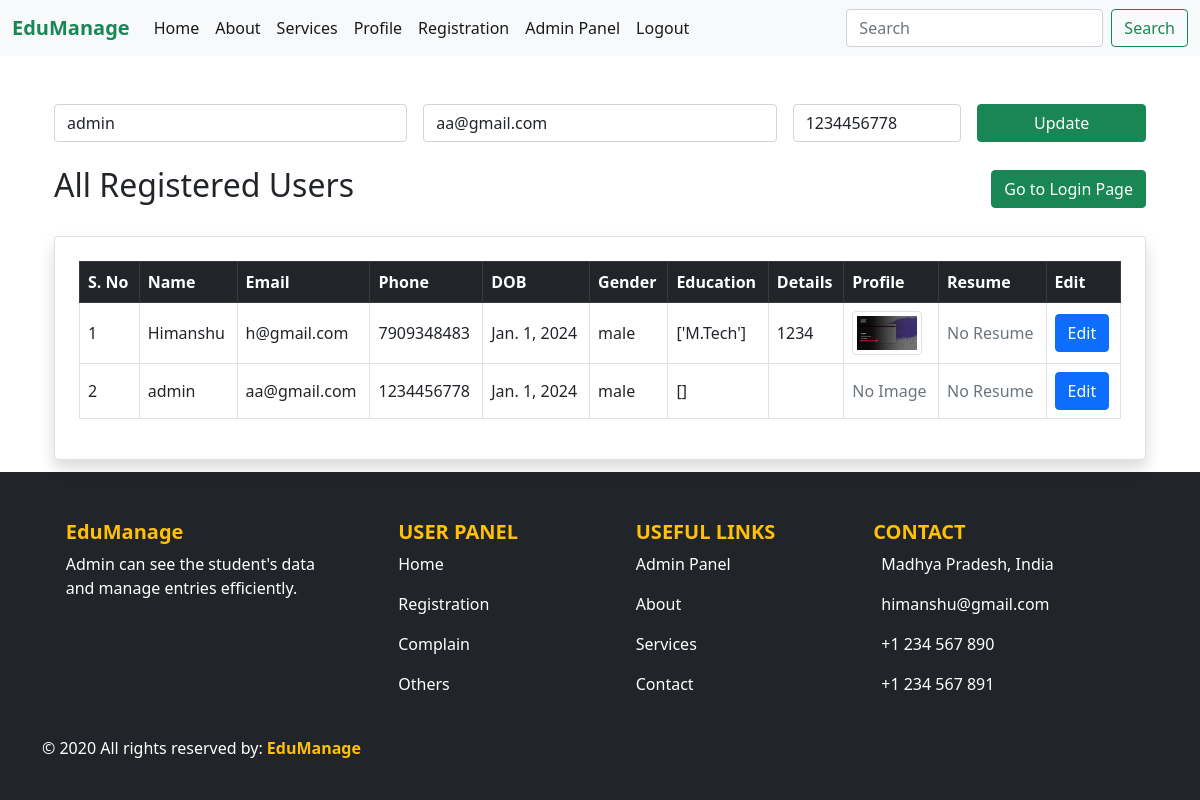
Page /edituser/20/ on the committed database.
### app/models.py (models this page shows, shortened)
class Students(models.Model):
    stuname = models.CharField(max_length=50)
    stuemail = models.EmailField()
    studetails = models.CharField(max_length=300)
    stuphone = models.BigIntegerField()
    studob = models.DateField()
    stuedu = models.CharField(max_length=50)
    stugender = models.CharField(max_length=50)
    stuimage = models.ImageField(upload_to='images/', blank=True, null=True)
    sturesume = models.FileField(upload_to='files/', blank=True, null=True)
    stupass = models.CharField(max_length=50)

### app/views.py (the view)
# urls.py: path('edituser/<int:pk>/', views.edituser, name='edituser'),
def edituser(request, pk):
    students = Students.objects.all()
    student =  Students.objects.get(id=pk)
    context = {
        'userdata': student,
        'users': students,
        'showform': True,
        'show_profile': True
    }
    return render(request, 'admins.html', context)

### app/templates/admins.html (shortened to what this page needs)
{% extends "base.html" %}
{% load static %}
{% block css %}
<link rel="stylesheet" href="{% static 'css/style.css' %}">
{% endblock %}
{% block content %}
{% if show_profile %}
<div class="container mt-5">
{% if userdata and showform %}
  <form action="{% url 'edituserdata' pk=userdata.id %}" method="post" class="row g-3 mb-4">
    <div class="col-md-4">
      <input type="text" name="stuname" value="{{ userdata.stuname }}" class="form-control" required>
    </div>
    <div class="col-md-4">
      <input type="email" name="stuemail" value="{{ userdata.stuemail }}" class="form-control">
    </div>
    <div class="col-md-2">
      <input type="number" name="stuphone" value="{{ userdata.stuphone }}" class="form-control" required>
    </div>
    <div class="col-md-2">
      <input type="submit" value="Update" class="btn btn-success w-100">
    </div>
  </form>
{% endif %}
  <div class="d-flex justify-content-between align-items-center mb-4">
    <h2>All Registered Users</h2>
    <a href="{% url 'login' %}" class="btn btn-success">Go to Login Page</a>
  </div>
  <div class="card shadow p-4">
    <div class="table-responsive">
      <table class="table table-bordered table-hover align-middle">
        <thead class="table-dark">
          <tr>
            <th>S. No</th>
            <th>Name</th>
            <th>Email</th>
            <th>Phone</th>
            <th>DOB</th>
            <th>Gender</th>
            <th>Education</th>
            <th>Details</th>
            <th>Profile</th>
            <th>Resume</th>
            <th>Edit</th>
          </tr>
        </thead>
        <tbody>
          {% for user in users %}
          <tr>
            <td>{{ forloop.counter }}</td>
            <td>{{ user.stuname }}</td>
            <td>{{ user.stuemail }}</td>
            <td>{{ user.stuphone }}</td>
            <td>{{ user.studob }}</td>
            <td>{{ user.stugender }}</td>
            <td>{{ user.stuedu }}</td>
            <td>{{ user.studetails }}</td>
            <td>
              {% if user.stuimage %}
              <img src="{{ user.stuimage.url }}" alt="Profile" class="img-thumbnail" style="max-width: 70px;">
              {% else %}
              <span class="text-muted">No Image</span>
              {% endif %}
            </td>
            <td>
              {% if user.sturesume %}
              <a href="{{ user.sturesume.url }}" class="btn btn-sm btn-success" target="_blank">Download</a>
              {% else %}
              <span class="text-muted">No Resume</span>
              {% endif %}
            </td>
            <td>
              <form method="get" action="{% url 'edituser' pk=user.id %}">
                <button type="submit" class="btn btn-primary">Edit</button>
              </form>
            </td>
          </tr>
          {% endfor %}
        </tbody>
      </table>
    </div>
  </div>
  {% else %}
  <div class="alert alert-success text-center" role="alert">
    Please log in to view admin data.
  </div>
  {% endif %}
</div>
{% endblock %}

### app/static/css/style.css (style rules this page uses)
body { display: flex; flex-direction: column; min-height: 100vh; }
.card { overflow: hidden; position: relative; transition: transform 0.3s ease; }

### rows in the picture
Students: stuname "admin", stuemail "aa@gmail.com", stuphone "1234456778", studob "Jan. 1, 2024", stugender "male", stuedu "[]", stuimage "No Image", sturesume "No Resume"
Students: stuname "Himanshu", stuemail "h@gmail.com", stuphone "7909348483", studob "Jan. 1, 2024", stugender "male", stuedu "['M.Tech']", studetails "1234", stuimage (picture), sturesume "No Resume"
